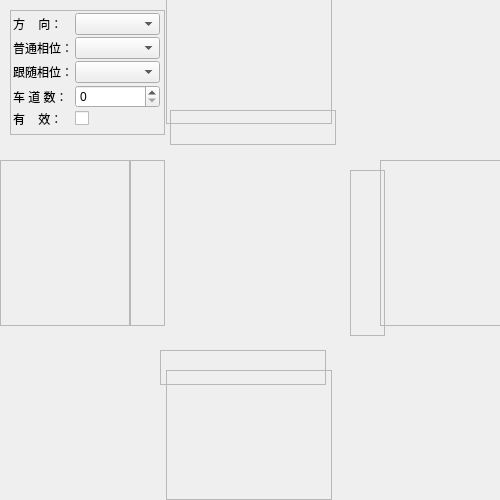
  <widget class="QWidget" name="framPhase" native="true">
   <property name="geometry">
    <rect>
     <x>420</x>
     <y>0</y>
     <width>500</width>
     <height>500</height>
    </rect>
   </property>
   <property name="minimumSize">
    <size>
     <width>500</width>
     <height>500</height>
    </size>
   </property>
   <property name="autoFillBackground">
    <bool>true</bool>
   </property>
   <widget class="QFrame" name="frame_8">
    <property name="geometry">
     <rect>
      <x>130</x>
      <y>160</y>
      <width>35</width>
      <height>166</height>
     </rect>
    </property>
    <property name="minimumSize">
     <size>
      <width>35</width>
      <height>166</height>
     </size>
    </property>
    <property name="frameShape">
     <enum>QFrame::StyledPanel</enum>
    </property>
    <property name="frameShadow">
     <enum>QFrame::Raised</enum>
    </property>
    <widget class="QWidget" name="verticalLayoutWidget_4">
     <property name="geometry">
      <rect>
       <x>0</x>
       <y>0</y>
       <width>31</width>
       <height>161</height>
      </rect>
     </property>
     <layout class="QVBoxLayout" name="layoutWPed">
      <property name="spacing">
       <number>1</number>
      </property>
     </layout>
    </widget>
   </widget>
   <widget class="QFrame" name="frame_3">
    <property name="geometry">
     <rect>
      <x>166</x>
      <y>-6</y>
      <width>166</width>
      <height>130</height>
     </rect>
    </property>
    <property name="minimumSize">
     <size>
      <width>166</width>
      <height>130</height>
     </size>
    </property>
    <property name="frameShape">
     <enum>QFrame::StyledPanel</enum>
    </property>
    <property name="frameShadow">
     <enum>QFrame::Raised</enum>
    </property>
    <widget class="QWidget" name="horizontalLayoutWidget">
     <property name="geometry">
      <rect>
       <x>0</x>
       <y>0</y>
       <width>141</width>
       <height>111</height>
      </rect>
     </property>
     <layout class="QHBoxLayout" name="layoutNorth"/>
    </widget>
   </widget>
   <widget class="QFrame" name="frame_7">
    <property name="geometry">
     <rect>
      <x>160</x>
      <y>350</y>
      <width>166</width>
      <height>35</height>
     </rect>
    </property>
    <property name="minimumSize">
     <size>
      <width>166</width>
      <height>35</height>
     </size>
    </property>
    <property name="frameShape">
     <enum>QFrame::StyledPanel</enum>
    </property>
    <property name="frameShadow">
     <enum>QFrame::Raised</enum>
    </property>
    <widget class="QWidget" name="horizontalLayoutWidget_6">
     <property name="geometry">
      <rect>
       <x>10</x>
       <y>0</y>
       <width>151</width>
       <height>31</height>
      </rect>
     </property>
     <layout class="QHBoxLayout" name="layoutSPed">
      <property name="spacing">
       <number>1</number>
      </property>
     </layout>
    </widget>
   </widget>
   <widget class="QFrame" name="frame_2">
    <property name="geometry">
     <rect>
      <x>380</x>
      <y>160</y>
      <width>130</width>
      <height>166</height>
     </rect>
    </property>
    <property name="minimumSize">
     <size>
      <width>130</width>
      <height>166</height>
     </size>
    </property>
    <property name="frameShape">
     <enum>QFrame::StyledPanel</enum>
    </property>
    <property name="frameShadow">
     <enum>QFrame::Raised</enum>
    </property>
    <widget class="QWidget" name="verticalLayoutWidget">
     <property name="geometry">
      <rect>
       <x>10</x>
       <y>10</y>
       <width>121</width>
       <height>131</height>
      </rect>
     </property>
     <layout class="QVBoxLayout" name="layoutEast"/>
    </widget>
   </widget>
   <widget class="QFrame" name="frame_6">
    <property name="geometry">
     <rect>
      <x>170</x>
      <y>110</y>
      <width>166</width>
      <height>35</height>
     </rect>
    </property>
    <property name="minimumSize">
     <size>
      <width>166</width>
      <height>35</height>
     </size>
    </property>
    <property name="frameShape">
     <enum>QFrame::StyledPanel</enum>
    </property>
    <property name="frameShadow">
     <enum>QFrame::Raised</enum>
    </property>
    <widget class="QWidget" name="horizontalLayoutWidget_5">
     <property name="geometry">
      <rect>
       <x>0</x>
       <y>0</y>
       <width>161</width>
       <height>31</height>
      </rect>
     </property>
     <layout class="QHBoxLayout" name="layoutNPed">
      <property name="spacing">
       <number>1</number>
      </property>
     </layout>
    </widget>
   </widget>
   <widget class="QFrame" name="frame_9">
    <property name="geometry">
     <rect>
      <x>350</x>
      <y>170</y>
      <width>35</width>
      <height>166</height>
     </rect>
    </property>
    <property name="minimumSize">
     <size>
      <width>35</width>
      <height>166</height>
     </size>
    </property>
    <property name="frameShape">
     <enum>QFrame::StyledPanel</enum>
    </property>
    <property name="frameShadow">
     <enum>QFrame::Raised</enum>
    </property>
    <widget class="QWidget" name="verticalLayoutWidget_3">
     <property name="geometry">
      <rect>
       <x>0</x>
       <y>0</y>
       <width>31</width>
       <height>161</height>
      </rect>
     </property>
     <layout class="QVBoxLayout" name="layoutEPed">
      <property name="spacing">
       <number>1</number>
      </property>
     </layout>
    </widget>
   </widget>
   <widget class="QFrame" name="frame_4">
    <property name="geometry">
     <rect>
      <x>166</x>
      <y>370</y>
      <width>166</width>
      <height>130</height>
     </rect>
    </property>
    <property name="minimumSize">
     <size>
      <width>166</width>
      <height>130</height>
     </size>
    </property>
    <property name="frameShape">
     <enum>QFrame::StyledPanel</enum>
    </property>
    <property name="frameShadow">
     <enum>QFrame::Raised</enum>
    </property>
    <widget class="QWidget" name="horizontalLayoutWidget_2">
     <property name="geometry">
      <rect>
       <x>20</x>
       <y>20</y>
       <width>141</width>
       <height>111</height>
      </rect>
     </property>
     <layout class="QHBoxLayout" name="layoutSouth"/>
    </widget>
   </widget>
   <widget class="QFrame" name="frame_5">
    <property name="geometry">
     <rect>
      <x>0</x>
      <y>160</y>
      <width>130</width>
      <height>166</height>
     </rect>
    </property>
    <property name="minimumSize">
     <size>
      <width>130</width>
      <height>166</height>
     </size>
    </property>
    <property name="frameShape">
     <enum>QFrame::StyledPanel</enum>
    </property>
    <property name="frameShadow">
     <enum>QFrame::Raised</enum>
    </property>
    <widget class="QWidget" name="verticalLayoutWidget_2">
     <property name="geometry">
      <rect>
       <x>0</x>
       <y>30</y>
       <width>121</width>
       <height>131</height>
      </rect>
     </property>
     <layout class="QVBoxLayout" name="layoutWest"/>
    </widget>
   </widget>
   <widget class="QFrame" name="dlgFrameDir">
    <property name="geometry">
     <rect>
      <x>10</x>
      <y>10</y>
      <width>155</width>
      <height>125</height>
     </rect>
    </property>
    <property name="minimumSize">
     <size>
      <width>155</width>
      <height>125</height>
     </size>
    </property>
    <property name="maximumSize">
     <size>
      <width>155</width>
      <height>165</height>
     </size>
    </property>
    <property name="frameShape">
     <enum>QFrame::StyledPanel</enum>
    </property>
    <property name="frameShadow">
     <enum>QFrame::Raised</enum>
    </property>
    <layout class="QGridLayout" name="gridLayout_4">
     <property name="margin">
      <number>1</number>
     </property>
     <property name="spacing">
      <number>1</number>
     </property>
     <item row="0" column="0">
      <widget class="QLabel" name="dirLb_1">
       <property name="minimumSize">
        <size>
         <width>60</width>
         <height>0</height>
        </size>
       </property>
       <property name="maximumSize">
        <size>
         <width>60</width>
         <height>16777215</height>
        </size>
       </property>
       <property name="text">
        <string>方    向：</string>
       </property>
      </widget>
     </item>
     <item row="0" column="1">
      <widget class="QComboBox" name="dirCbNo">
       <property name="minimumSize">
        <size>
         <width>85</width>
         <height>0</height>
        </size>
       </property>
       <property name="maximumSize">
        <size>
         <width>85</width>
         <height>16777215</height>
        </size>
       </property>
      </widget>
     </item>
     <item row="1" column="0">
      <widget class="QLabel" name="dirLb_2">
       <property name="minimumSize">
        <size>
         <width>60</width>
         <height>0</height>
        </size>
       </property>
       <property name="maximumSize">
        <size>
         <width>60</width>
         <height>16777215</height>
        </size>
       </property>
       <property name="text">
        <string>普通相位：</string>
       </property>
      </widget>
     </item>
     <item row="1" column="1">
      <widget class="QComboBox" name="dirCbCom">
       <property name="minimumSize">
        <size>
         <width>85</width>
         <height>0</height>
        </size>
       </property>
       <property name="maximumSize">
        <size>
         <width>85</width>
         <height>16777215</height>
        </size>
       </property>
      </widget>
     </item>
     <item row="2" column="0">
      <widget class="QLabel" name="dirLb_3">
       <property name="minimumSize">
        <size>
         <width>60</width>
         <height>0</height>
        </size>
       </property>
       <property name="maximumSize">
        <size>
         <width>60</width>
         <height>16777215</height>
        </size>
       </property>
       <property name="text">
        <string>跟随相位：</string>
       </property>
      </widget>
     </item>
     <item row="3" column="0">
      <widget class="QLabel" name="dirLb_4">
       <property name="minimumSize">
        <size>
         <width>60</width>
         <height>0</height>
        </size>
       </property>
       <property name="maximumSize">
        <size>
         <width>60</width>
         <height>16777215</height>
        </size>
       </property>
       <property name="text">
        <string>车 道 数：</string>
       </property>
      </widget>
     </item>
     <item row="3" column="1">
      <widget class="QSpinBox" name="dirSbLoadNum">
       <property name="minimumSize">
        <size>
         <width>85</width>
         <height>0</height>
        </size>
       </property>
       <property name="maximumSize">
        <size>
         <width>85</width>
         <height>16777215</height>
        </size>
       </property>
       <property name="maximum">
        <number>4</number>
       </property>
      </widget>
     </item>
     <item row="2" column="1">
      <widget class="QComboBox" name="dirCbOverlap">
       <property name="minimumSize">
        <size>
         <width>85</width>
         <height>0</height>
        </size>
       </property>
       <property name="maximumSize">
        <size>
         <width>85</width>
         <height>16777215</height>
        </size>
       </property>
      </widget>
     </item>
     <item row="4" column="0">
      <widget class="QLabel" name="dirLb_5">
       <property name="minimumSize">
        <size>
         <width>60</width>
         <height>0</height>
        </size>
       </property>
       <property name="maximumSize">
        <size>
         <width>60</width>
         <height>16777215</height>
        </size>
       </property>
       <property name="text">
        <string>有    效：</string>
       </property>
      </widget>
     </item>
     <item row="4" column="1">
      <widget class="QCheckBox" name="dirCbValid">
       <property name="text">
        <string/>
       </property>
      </widget>
     </item>
    </layout>
   </widget>
  </widget>
